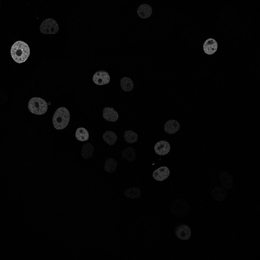
%> input picture Code_Segmentation/Matlab/levelset_seg_biasCorr_v1/GOWT101.000.tif, 260 x 260 px, shrunk from 1024 x 1024 before the run
$ octave Demo.m   (GNU Octave 9; MATLAB toolbox functions it lacks are replaced by stand-ins)
%> lines starting %> are read from the running program, lines starting %| are printed output that depends on the picture; in (x1, y1, x2, y2) boxes, pixels count from 0 and x2, y2 are one past the last pixel; in counts of white or black regions, pixels touching at a corner belong together; the program's own positions count from 1
### Code_Segmentation/Matlab/levelset_seg_biasCorr_v1/normalize01.m
function f=normalize01(f);
% Normalize to the range of [0,1]

fmin  = min(f(:));
fmax  = max(f(:));
f = (f-fmin)/(fmax-fmin);  % Normalize f to the range [0,1]

### Code_Segmentation/Matlab/levelset_seg_biasCorr_v1/lse_bfe.m
function [u, b, C]= lse_bfe(u0,Img, b, Ksigma,KONE, nu,timestep,mu,epsilon, iter_lse)
% This code implements the level set evolution (LSE) and bias field estimation
% proposed in the following paper:
%      C. Li, R. Huang, Z. Ding, C. Gatenby, D. N. Metaxas, and J. C. Gore,
%      "A Level Set Method for Image Segmentation in the Presence of Intensity
%      Inhomogeneities with Application to MRI", IEEE Trans. Image Processing, 2011
%
% Note:
%    This code implements the two-phase formulation of the model in the above paper.
%    The two-phase formulation uses the signs of a level set function to represent
%    two disjoint regions, and therefore can be used to segment an image into two regions,
%    which are represented by (u>0) and (u<0), where u is the level set function.
%
%    All rights researved by Chunming Li, who formulated the model, designed and
%    implemented the algorithm in the above paper.
%
% E-mail: lchunming@gmail.com
% URL: http://www.engr.uconn.edu/~cmli/
% Copyright (c) by Chunming Li
% Author: Chunming Li

u=u0;
KB1 = conv2(b,Ksigma,'same');
KB2 = conv2(b.^2,Ksigma,'same');
C = [0, 0];
C =updateC(Img, u, KB1, KB2, epsilon);

KONE_Img = Img.^2.*KONE;
u = updateLSF(Img,u, C, KONE_Img, KB1, KB2, mu, nu, timestep, epsilon, iter_lse);

Hu=Heaviside(u,epsilon);
M = zeros([size(Hu),2]);
M(:,:,1)=Hu;
M(:,:,2)=1-Hu;
b = updateB(Img, C, M,  Ksigma);


% update level set function
function u = updateLSF(Img, u0, C, KONE_Img, KB1, KB2, mu, nu, timestep, epsilon, iter_lse)
u=u0;
Hu=Heaviside(u,epsilon);
M = zeros([size(Hu),2]);
M(:,:,1)=Hu;
M(:,:,2)=1-Hu;
N_class=size(M,3);
e=zeros(size(M));
u=u0;
for kk=1:N_class
    e(:,:,kk) = KONE_Img - 2*Img.*C(kk).*KB1 + C(kk)^2*KB2;
end

for kk=1:iter_lse
    u=NeumannBoundCond(u);
    K=curvature_central(u);    % div()
    DiracU=Dirac(u,epsilon);
    ImageTerm=-DiracU.*(e(:,:,1)-e(:,:,2));
    penalizeTerm=mu*(4*del2(u)-K);
    lengthTerm=nu.*DiracU.*K;
    u=u+timestep*(lengthTerm+penalizeTerm+ImageTerm);
end

% update b
function b =updateB(Img, C, M,  Ksigma)

PC1=zeros(size(Img));
PC2=PC1;
N_class=size(M,3);
for kk=1:N_class
    PC1=PC1+C(kk)*M(:,:,kk);
    PC2=PC2+C(kk)^2*M(:,:,kk);
end
KNm1 = conv2(PC1.*Img,Ksigma,'same');
KDn1 = conv2(PC2,Ksigma,'same');

b = KNm1./KDn1;

% Update C
function C_new =updateC(Img, u, Kb1, Kb2, epsilon)
Hu=Heaviside(u,epsilon);
M = zeros([size(Hu),2]);
M(:,:,1)=Hu;
M(:,:,2)=1-Hu;
N_class=size(M,3);
C_new = zeros(1, N_class);
for kk=1:N_class
    Nm2 = Kb1.*Img.*M(:,:,kk);
    Dn2 = Kb2.*M(:,:,kk);
    C_new(kk) = sum(Nm2(:))/sum(Dn2(:));
end


% Make a function satisfy Neumann boundary condition
% [16 lines left out: functions NeumannBoundCond, curvature_central, not called in this run]

function h = Heaviside(x,epsilon)
h=0.5*(1+(2/pi)*atan(x./epsilon));

function f = Dirac(x, epsilon)
f=(epsilon/pi)./(epsilon^2.+x.^2);

### Code_Segmentation/Matlab/levelset_seg_biasCorr_v1/Demo.m

% This code demonstrates the level set evolution (LSE) and bias field estimation
% proposed in the following paper:
%      C. Li, R. Huang, Z. Ding, C. Gatenby, D. N. Metaxas, and J. C. Gore,
%      "A Level Set Method for Image Segmentation in the Presence of Intensity
%      Inhomogeneities with Application to MRI", IEEE Trans. Image Processing, 2011
%

% Note:
%    This code implements the two-phase formulation of the model in the above paper.
%    The two-phase formulation uses the signs of a level set function to represent
%    two disjoint regions, and therefore can be used to segment an image into two regions,
%    which are represented by (u>0) and (u<0), where u is the level set function.
%
%    All rights researved by Chunming Li, who formulated the model, designed and
%    implemented the algorithm in the above paper.
%
% E-mail: lchunming@gmail.com
% URL: http://www.engr.uconn.edu/~cmli/
% Copyright (c) by Chunming Li
% Author: Chunming Li

close all;
clear all;
Img=imread('GOWT101.000.tif');
%> Img is the input picture: size 260x260 uint8; min 0, max 166, mean 3.7
Img=double(Img(:,:,1));
%> Img: size 260x260 double
A=255;
Img=A*normalize01(Img); % rescale the image intensities
%> in normalize01, `fmin  = min(f(:));`: fmin = 0
%> in normalize01, `fmax  = max(f(:));`: fmax = 166
nu=0.001*A^2; % coefficient of arc length term

sigma = 4; % scale parameter that specifies the size of the neighborhood
iter_outer=20;
iter_inner=5;   % inner iteration for level set evolution

timestep=.1;
mu=1;  % coefficient for distance regularization term (regularize the level set function)

c0=1;
figure(1);
imagesc(Img,[0, 255]); colormap(gray); axis off; axis equal

% initialize level set function
initialLSF = c0*ones(size(Img));
initialLSF(70:140,150:230) = -c0;
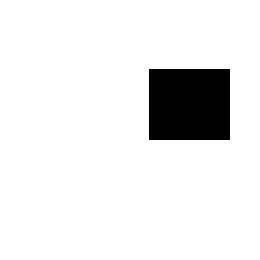
%> initialLSF: size 260x260 double; values -1 (black) and 1 (white), 91.5% white; 1 black region, box (x1, y1, x2, y2) and area: (149, 69, 230, 140) 5751
u=initialLSF;

hold on;
contour(u,[0 0],'r');
title('Initial contour');
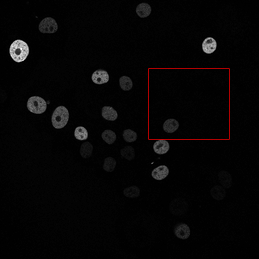
%> figure redrawn from the program's plot data; its title reads 'Initial contour'

figure(2);
imagesc(Img,[0, 255]); colormap(gray); axis off; axis equal
hold on;
contour(u,[0 0],'r');
title('Initial contour');

epsilon=1;
b=ones(size(Img));  %%% initialize bias field

K=fspecial('gaussian',round(2*sigma)*2+1,sigma); % Gaussian kernel
KI=conv2(Img,K,'same');
KONE=conv2(ones(size(Img)),K,'same');

[row,col]=size(Img);
%> row = 260; col = 260
N=row*col;
%> N = 67600

for n=1:iter_outer
    [u, b, C]= lse_bfe(u,Img, b, K,KONE, nu,timestep,mu,epsilon, iter_inner);

    if mod(n,2)==0
        pause(0.001);
        imagesc(Img,[0, 255]); colormap(gray); axis off; axis equal;
        hold on;
        contour(u,[0 0],'r');
        iterNum=[num2str(n), ' iterations'];
        title(iterNum);
        hold off;
    end

end
%> this loop made 20 passes
%> C on passes 1 to 12: [5.91 5.33], [5.98 4.65], [7.72 1.36], [7.85 0.725], [7.87 0.6], [7.87 0.564], [7.88 0.549], [7.88 0.539], [7.88 0.533], [7.88 0.528], [7.88 0.524], [7.88 0.522]
%> pass 1, in Heaviside (call 3), `h=0.5*(1+(2/pi)*atan(x./epsilon));`:
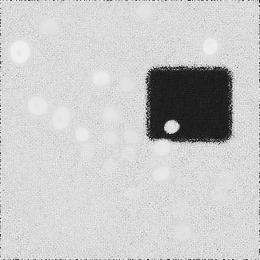
%> h: size 260x260 double; min 0.0713, max 0.947, mean 0.791
%> after the loop:
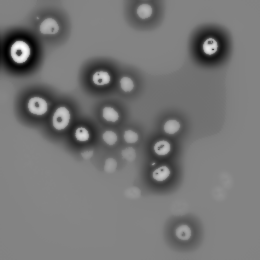
%> u: size 260x260 double; min -47.56, max 52.26, mean -1.3; drawn with min black and max white
%> after the loop, iterNum = '20 iterations'
%> after the loop:
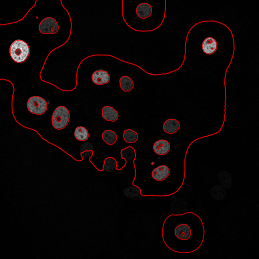
%> figure redrawn from the program's plot data; its title reads '20 iterations'
Mask =(Img>10);
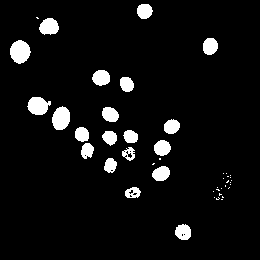
%> Mask: size 260x260 logical; 6.1% white; 44 white regions (24 under 20 px), largest, box (x1, y1, x2, y2) and area: (10, 40, 31, 64) 370, (52, 106, 70, 130) 335, (27, 97, 51, 115) 312
Img_corrected=normalize01(Mask.*Img./(b+(b==0)))*255;
%> in normalize01 (call 2), `fmax  = max(f(:));`: fmax = 21.14
%> in normalize01 (call 2), `f = (f-fmin)/(fmax-fmin);`:
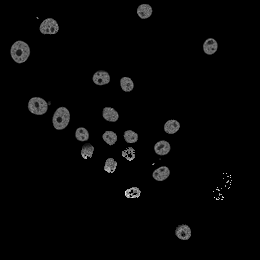
%> f: size 260x260 double; min 0, max 1, mean 0.0219

figure(3); imagesc(b);  colormap(gray); axis off; axis equal;
title('Bias field');

figure(4);
imagesc(Img_corrected); colormap(gray); axis off; axis equal;
title('Bias corrected image');
